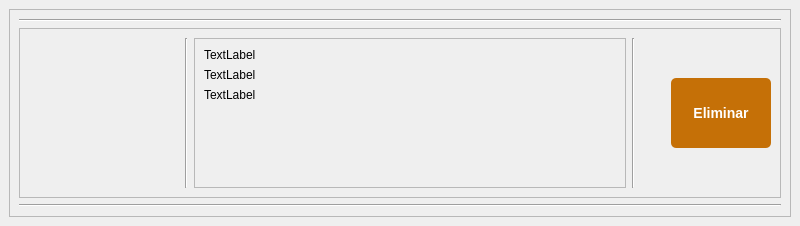
<?xml version="1.0" encoding="UTF-8"?>
<ui version="4.0">
 <class>MainWindow</class>
 <widget class="QMainWindow" name="MainWindow">
  <property name="geometry">
   <rect>
    <x>0</x>
    <y>0</y>
    <width>800</width>
    <height>226</height>
   </rect>
  </property>
  <property name="windowTitle">
   <string>MainWindow</string>
  </property>
  <widget class="QWidget" name="centralwidget">
   <layout class="QVBoxLayout" name="verticalLayout_2">
    <item>
     <widget class="QFrame" name="usuario_frame">
      <property name="frameShape">
       <enum>QFrame::StyledPanel</enum>
      </property>
      <property name="frameShadow">
       <enum>QFrame::Raised</enum>
      </property>
      <layout class="QVBoxLayout" name="verticalLayout">
       <item>
        <widget class="Line" name="line">
         <property name="orientation">
          <enum>Qt::Horizontal</enum>
         </property>
        </widget>
       </item>
       <item>
        <widget class="QFrame" name="frame">
         <property name="maximumSize">
          <size>
           <width>16777215</width>
           <height>170</height>
          </size>
         </property>
         <property name="frameShape">
          <enum>QFrame::StyledPanel</enum>
         </property>
         <property name="frameShadow">
          <enum>QFrame::Raised</enum>
         </property>
         <layout class="QHBoxLayout" name="horizontalLayout">
          <item>
           <widget class="QLabel" name="img_perfil">
            <property name="minimumSize">
             <size>
              <width>150</width>
              <height>150</height>
             </size>
            </property>
            <property name="maximumSize">
             <size>
              <width>150</width>
              <height>150</height>
             </size>
            </property>
            <property name="styleSheet">
             <string notr="true">image: url(:/iconos/icons8-nombre-100.png);</string>
            </property>
            <property name="text">
             <string/>
            </property>
           </widget>
          </item>
          <item>
           <widget class="Line" name="line_3">
            <property name="orientation">
             <enum>Qt::Vertical</enum>
            </property>
           </widget>
          </item>
          <item>
           <widget class="QFrame" name="frame_3">
            <property name="frameShape">
             <enum>QFrame::StyledPanel</enum>
            </property>
            <property name="frameShadow">
             <enum>QFrame::Raised</enum>
            </property>
            <layout class="QGridLayout" name="gridLayout_2">
             <property name="horizontalSpacing">
              <number>6</number>
             </property>
             <item row="1" column="0">
              <widget class="QLabel" name="label_correo">
               <property name="text">
                <string>TextLabel</string>
               </property>
              </widget>
             </item>
             <item row="2" column="0">
              <widget class="QLabel" name="label_tipoU">
               <property name="text">
                <string>TextLabel</string>
               </property>
              </widget>
             </item>
             <item row="0" column="0">
              <widget class="QLabel" name="label_nombre">
               <property name="text">
                <string>TextLabel</string>
               </property>
              </widget>
             </item>
             <item row="3" column="0">
              <spacer name="verticalSpacer">
               <property name="orientation">
                <enum>Qt::Vertical</enum>
               </property>
               <property name="sizeHint" stdset="0">
                <size>
                 <width>20</width>
                 <height>40</height>
                </size>
               </property>
              </spacer>
             </item>
            </layout>
           </widget>
          </item>
          <item>
           <widget class="Line" name="line_4">
            <property name="orientation">
             <enum>Qt::Vertical</enum>
            </property>
           </widget>
          </item>
          <item>
           <spacer name="horizontalSpacer">
            <property name="orientation">
             <enum>Qt::Horizontal</enum>
            </property>
            <property name="sizeType">
             <enum>QSizePolicy::Maximum</enum>
            </property>
            <property name="sizeHint" stdset="0">
             <size>
              <width>30</width>
              <height>20</height>
             </size>
            </property>
           </spacer>
          </item>
          <item>
           <widget class="QPushButton" name="Boton_eliminar">
            <property name="maximumSize">
             <size>
              <width>100</width>
              <height>70</height>
             </size>
            </property>
            <property name="styleSheet">
             <string notr="true">/* Estilo para QPushButton */
.QPushButton {
    background-color: #c57007; /* Color de fondo */
    color: white; /* Color de texto */
    border: none; /* Sin borde */
    border-radius: 5px; /* Esquinas redondeadas */
    padding: 8px 16px; /* Espaciado interno */
    font-size: 14px; /* Tamaño de fuente */
    font-weight: bold; /* Fuente en negrita */
}

.QPushButton:hover {
     color: #fff; /* Color del texto al pasar el cursor */
    background-color:#f49011 ;/* Cambiar el color de fondo al pasar el mouse */
    border-color:#f49011;/* Cambia el color de fondo al pasar el mouse */
}

QPushButton:presset{
	 background-color: #c57007;
}
</string>
            </property>
            <property name="text">
             <string>Eliminar</string>
            </property>
           </widget>
          </item>
         </layout>
        </widget>
       </item>
       <item>
        <widget class="Line" name="line_2">
         <property name="orientation">
          <enum>Qt::Horizontal</enum>
         </property>
        </widget>
       </item>
      </layout>
     </widget>
    </item>
   </layout>
  </widget>
 </widget>
 <resources>
  <include location="../imgs/Recursos.qrc"/>
 </resources>
 <connections/>
</ui>
